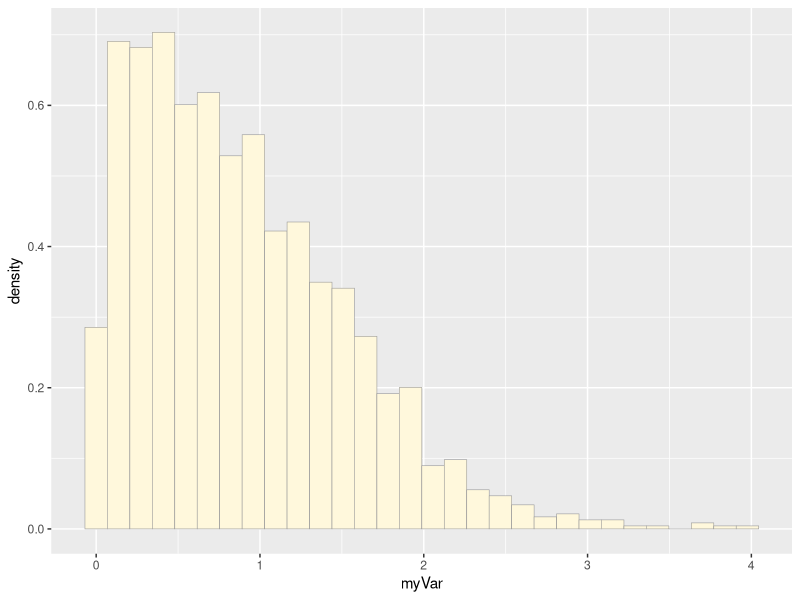
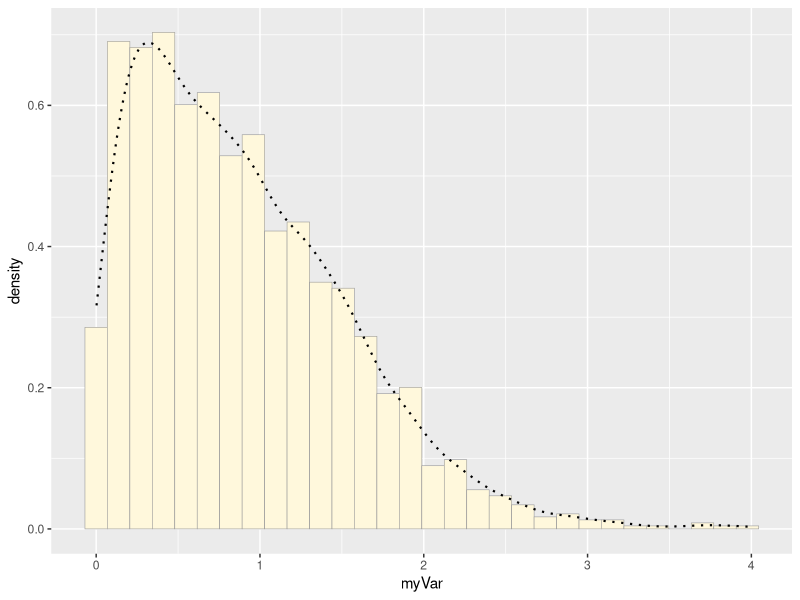
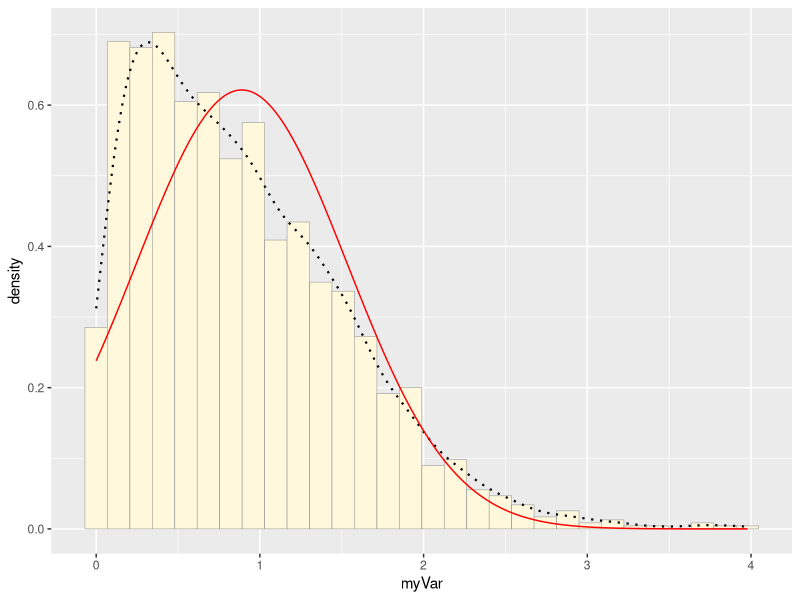
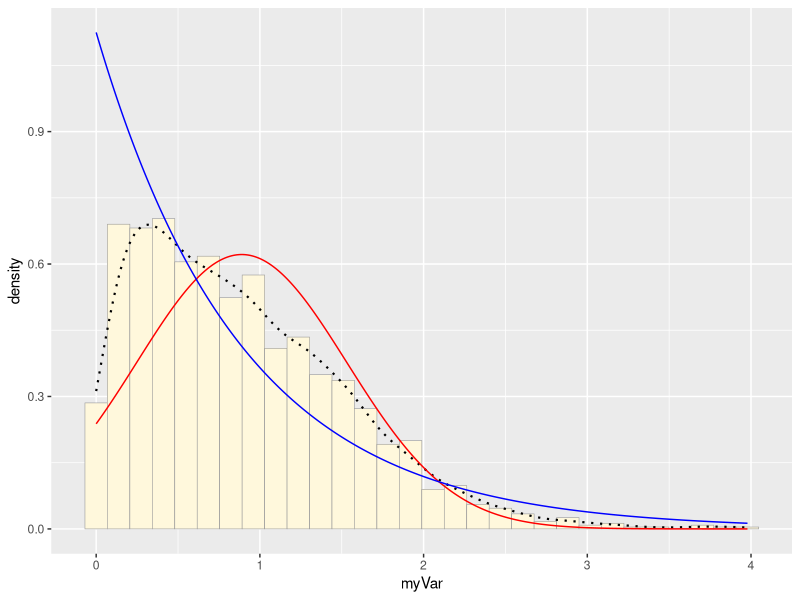
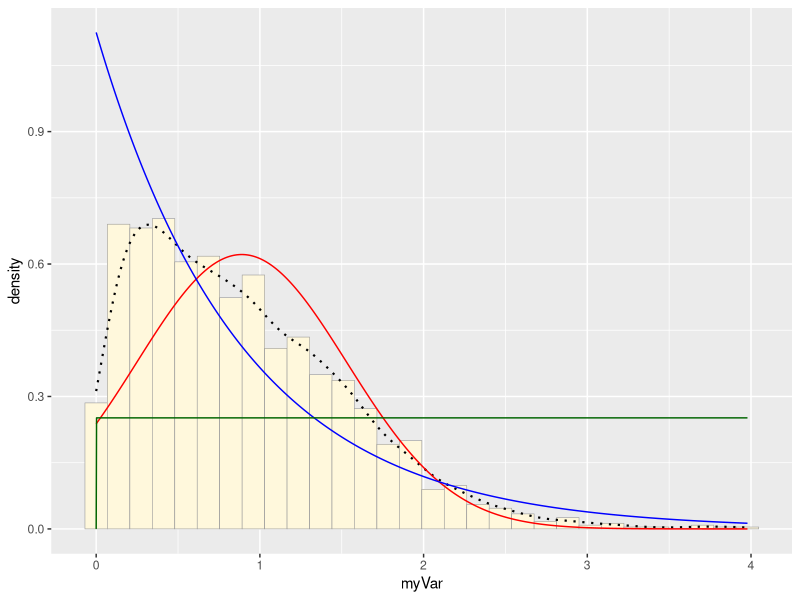
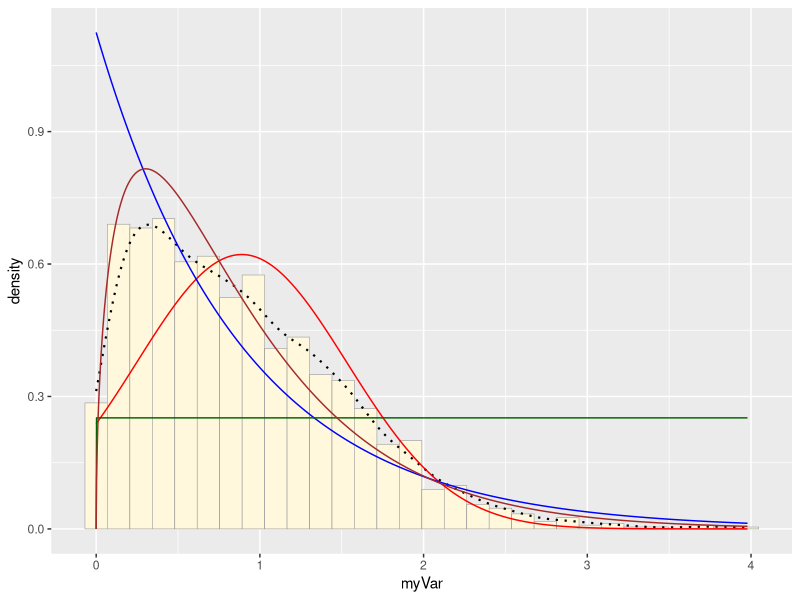
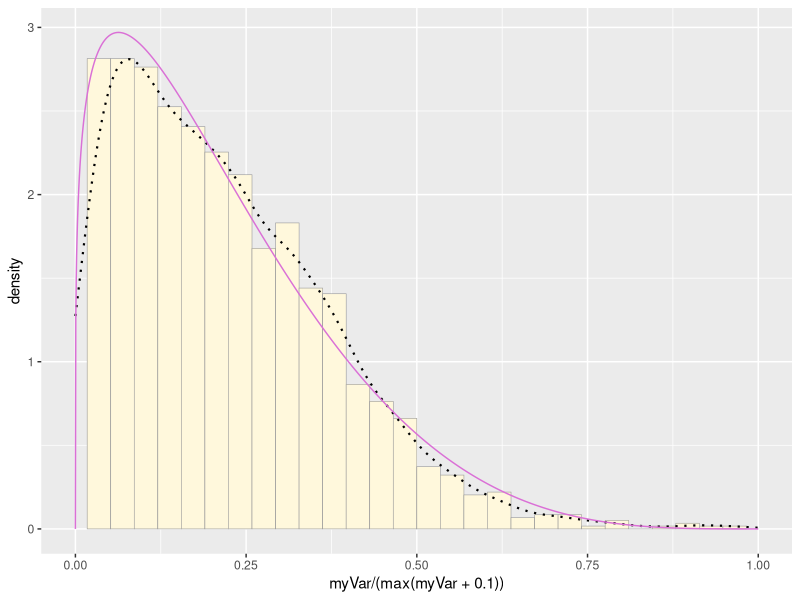

Here is the R script that generated these plots, in order:
## ---- chunk 1
knitr::opts_chunk$set(echo = TRUE, eval=FALSE, message=FALSE, warning=FALSE)
## ---- chunk 2
library(ggplot2) # for graphics
library(MASS) # for maximum likelihood estimation
## ---- chunk 3
# quick and dirty, a truncated normal distribution to work on the solution set

z <- rnorm(n=3000,mean=0.2)
z <- data.frame(1:3000,z)
names(z) <- list("ID","myVar")
z <- z[z$myVar>0,]
str(z)
summary(z$myVar)
## ---- chunk 4
p1 <- ggplot(data=z, aes(x=myVar, y=..density..)) +
  geom_histogram(color="grey60",fill="cornsilk",size=0.2) 
print(p1)
## ---- chunk 5
p1 <-  p1 +  geom_density(linetype="dotted",size=0.75)
print(p1)
## ---- chunk 6
normPars <- fitdistr(z$myVar,"normal")
print(normPars)
str(normPars)
normPars$estimate["mean"] # note structure of getting a named attribute

## ---- chunk 7

meanML <- normPars$estimate["mean"]
sdML <- normPars$estimate["sd"]

xval <- seq(0,max(z$myVar),len=length(z$myVar))

 stat <- stat_function(aes(x = xval, y = ..y..), fun = dnorm, colour="red", n = length(z$myVar), args = list(mean = meanML, sd = sdML))
 p1 + stat
## ---- chunk 8
expoPars <- fitdistr(z$myVar,"exponential")
rateML <- expoPars$estimate["rate"]

stat2 <- stat_function(aes(x = xval, y = ..y..), fun = dexp, colour="blue", n = length(z$myVar), args = list(rate=rateML))
 p1 + stat + stat2
## ---- chunk 9
stat3 <- stat_function(aes(x = xval, y = ..y..), fun = dunif, colour="darkgreen", n = length(z$myVar), args = list(min=min(z$myVar), max=max(z$myVar)))
 p1 + stat + stat2 + stat3
## ---- chunk 10
gammaPars <- fitdistr(z$myVar,"gamma")
shapeML <- gammaPars$estimate["shape"]
rateML <- gammaPars$estimate["rate"]

stat4 <- stat_function(aes(x = xval, y = ..y..), fun = dgamma, colour="brown", n = length(z$myVar), args = list(shape=shapeML, rate=rateML))
 p1 + stat + stat2 + stat3 + stat4
## ---- chunk 11

pSpecial <- ggplot(data=z, aes(x=myVar/(max(myVar + 0.1)), y=..density..)) +
  geom_histogram(color="grey60",fill="cornsilk",size=0.2) + 
  xlim(c(0,1)) +
  geom_density(size=0.75,linetype="dotted")

betaPars <- fitdistr(x=z$myVar/max(z$myVar + 0.1),start=list(shape1=1,shape2=2),"beta")
shape1ML <- betaPars$estimate["shape1"]
shape2ML <- betaPars$estimate["shape2"]

statSpecial <- stat_function(aes(x = xval, y = ..y..), fun = dbeta, colour="orchid", n = length(z$myVar), args = list(shape1=shape1ML,shape2=shape2ML))
pSpecial + statSpecial
